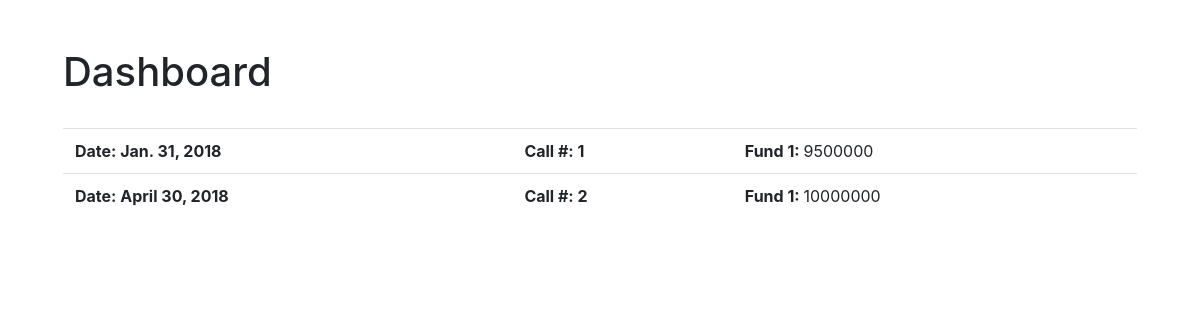
The page / on the database its author committed.
### funding/models.py (models this page shows, shortened)
class data_call(models.Model):
    call_id = models.AutoField(primary_key=True)
    date = models.DateField()
    investment_name = models.CharField(max_length=40)
    capital_requirement = models.IntegerField()

class data_fund_investment(models.Model):
    id = models.AutoField(primary_key=True)
    call_id = models.ForeignKey(data_call, on_delete=models.CASCADE)
    commitment_id = models.ForeignKey(data_commitment, on_delete=models.CASCADE)
    fund_id = models.ForeignKey(data_fund, on_delete=models.CASCADE)

### funding/views.py (the view)
# urls.py: path('', views.index, name='index'),
def index(request):
    latest_fund_list = data_fund.objects.order_by('fund_id')[:5]
    data_calls = data_call.objects.all() # optimizing
    template = loader.get_template('funding/index.html')
    context = {
        'latest_fund_list': latest_fund_list,
        'data_calls': data_calls,
    }
    return HttpResponse(template.render(context, request))

### funding/templates/funding/index.html (shortened to what this page needs)
<html><head>
<link rel="stylesheet" href="https://stackpath.bootstrapcdn.com/bootstrap/4.3.1/css/bootstrap.min.css">
</head>
<body class=" m-5">
<div class="container">
<h1>Dashboard</h1>
</div>
<br />
<div class="container">
{% if data_calls %}
    <table class="table table-hover">
    {% for data_call in data_calls %}
    <tr>
        <td><strong>Date: {{data_call.date}}</strong></td>
        <td><strong>Call #: {{data_call.call_id}}</strong></td>
        <td>
        {% for data_fund_investment in data_call.data_fund_investment_set.all %}
            <strong>Fund {{ forloop.counter }}: </strong>{{data_fund_investment.call_id.capital_requirement}}
        {% endfor %}
        </td>
    </tr>
    {% endfor %}
    </table>
{% endif %}
</div>
</body>
</html>

### rows shown on the page
data_call: date "Jan. 31, 2018", call_id "1"
data_fund_investment: call_id.capital_requirement "9500000"
data_call: date "April 30, 2018", call_id "2"
data_fund_investment: call_id.capital_requirement "10000000"
